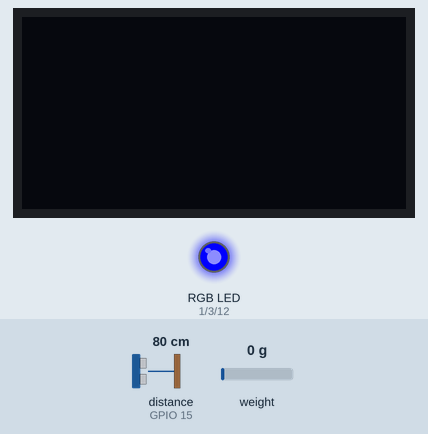
The sketch below on a simulated ESP8266 (NodeMCU). Shown: 128×64 one-colour display, an RGB LED mixed from three pins (HIGH = lit). Wiring (inferred from the names in the program): ultrasonic range finder: trigger GPIO 13; echo GPIO 15. Inputs (shaded band) come from the test bench; at power-on: weight on the scale 0 g, distance to the obstacle (sensor on GPIO 15) 80 cm. The echo pulse lasts 58.3 µs per cm; the OLED is the two-colour kind (top 16 rows yellow); WiFi joins after 1.5 s; servers stay silent unless stated; pins used as bus, display or sensor lines are not drawn; what the sketch prints to the serial monitor is not drawn.

Above: at 4.5 s.
4.6 s: weight on the scale set to 100 g
At 6.1 s:
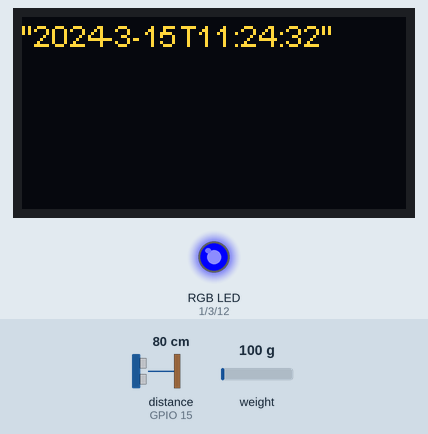
At 8.5 s:
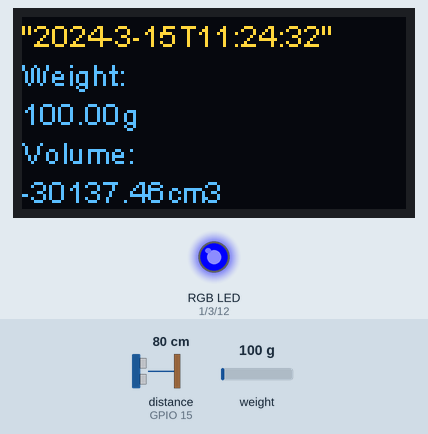
Timing chart, 0 to 10.0 s (numbered marks = the images above; inputs shaded):
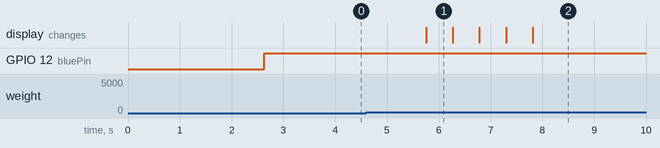

The sketch:

smart_dustbin_V5.ino
```cpp
#include "HX711.h"
#include "ESP8266WiFi.h"
#include <NTPtimeESP.h> //Include NTP library to get NTP time
#include <WiFiManager.h>
//Library for OLED
#include <Wire.h>  // Only needed for Arduino 1.6.5 and earlier
#include "SSD1306.h" // alias for `#include "SSD1306Wire.h"`


//--------NTP Time------------------------
#define DEBUG_ON
NTPtime NTPUK("uk.pool.ntp.org"); // Choose server pool as from UK
strDateTime dateTime;   //Structure to store date and time info
String JSONdateTime;

//--------WiFi Sleep-------------
const int sleepTimeSeconds = 24 * 60 * 60;

//--------Ultrasonic Range Sensor-------------
#define TRIGGER 13
#define ECHO 15
float duration, distance, volume;

//------Custom Dustbin Dimensions-----
char confLength[20] = "";
char confWidth[20] = "";
char confHeight[20] = "";

//--------Load Cell---------------------------
HX711 scale;
float weight;

//-----FoodAppee API Settings-----
WiFiClient client;                     //Create client to connect to specified IP and port defined in .connect()
const int postingInterval = 10 * 1000; //Post data every 10 seconds
const char *server = "foodappee.azurewebsites.net";
String UserId = "7";
String postData;

//----------OLED----------
SSD1306  display(0x3c, 4, 14);
String testing = "OK";

//---------RGB LED--------------
int redPin = 1;
int greenPin = 3;
int bluePin = 12;

//uncomment this line if using a Common Anode LED
//#define COMMON_ANODE

//-----Functions-----
String zeroExtend(String time);
void getDateTime();
void printMetrics();
void postJSONData();
void formatJSONString();

//###########################################
//               SETUP                      #
//###########################################
void setup()
{

  //--------Ultrasonic Range Sensor-------------
  Serial.begin(9600);
  Serial.setTimeout(2000);

  // Wait for serial to initialize.
  while (!Serial) { }
  Serial.println("Device Started");
  Serial.println("-------------------------------------");

  pinMode(TRIGGER, OUTPUT);
  pinMode(ECHO, INPUT);
  pinMode(0, OUTPUT);

  //-----RGB LED-----
  pinMode(redPin, OUTPUT);
  pinMode(greenPin, OUTPUT);
  pinMode(bluePin, OUTPUT);

  //--------Load Cell---------------------------
  Serial.println("Initializing the scale"); // parameter "gain" is ommited; the default value 128 is used by the library
  scale.begin(0, 2);                       //DOUT,SCK

  scale.set_scale(-455.f); // this value is obtained by calibrating the scale with known weights;
  scale.tare();

  //---------------------Setup WiFi and Serial-----------------------------------------
  WiFiManager wifiManager;

  // Adding an additional config on the WIFI manager webpage for the API Key and Channel ID
  WiFiManagerParameter customLenght("confLength", "Length", confLength, 20);
  WiFiManagerParameter customWidth("confWidth", "Width", confWidth, 20);
  WiFiManagerParameter customHeight("confHeight", "Height", confHeight, 20);
  wifiManager.addParameter(&customLenght);
  wifiManager.addParameter(&customWidth);
  wifiManager.addParameter(&customHeight);

  wifiManager.autoConnect("Smart Dustbin");

  strcpy(confLength, customLenght.getValue());
  strcpy(confWidth, customWidth.getValue());
  strcpy(confHeight, customHeight.getValue());

  Serial.println("The configurations are: ");
  //  if (confLength!=NULL) {
  //    Serial.println(String(confLength) + "\t" + String(confWidth) + "\t" + String(confHeight));
  //  }

  //-----------------------------------------------------------------------------------------------------
  //---------------------Get NTP Time when starting up---------------------
  getDateTime();

  //--------Ultrasonic Range Sensor-------------
  digitalWrite(TRIGGER, LOW);
  delayMicroseconds(2);

  digitalWrite(TRIGGER, HIGH);
  delayMicroseconds(10);

  digitalWrite(TRIGGER, LOW);
  duration = pulseIn(ECHO, HIGH);
  distance = (duration / 2) / 29.1;

  Serial.print(distance);   //Print distance in cm
  if (distance <= 5 ) {
    setColor(255, 0, 0);  // red
  } else {
    setColor(0, 0, 255);  // blue
  }
  Serial.println("Centimeter:");

  volume = 25 * 40 * (50 - distance);
  delay(1000);

  //--------Load Cell---------------------------
  Serial.print("one reading:\t");
  Serial.print(scale.get_units(), 2);
  Serial.print("\t| average:\t");
  weight = scale.get_units(10);
  Serial.println(weight, 2);

  scale.power_down(); // put the ADC in sleep mode
  delay(1000);
  scale.power_up();

  //-------OLED Initialisation-------
  display.init();
  display.setContrast(255);
  printMetrics();

  //----------POST data to server----------
  formatJSONString();
  postJSONData();

  //--------------------------------------------------------------------------------------------------------------

  Serial.println("ESP8266 Going into Deep Slumber for: " + String(sleepTimeSeconds) + "Seconds");
  ESP.deepSleep(sleepTimeSeconds * 1000000);    //GPIO16 to RST pin for this to work
//  delay(5000);

}

//###########################################
//                LOOP                      #
//###########################################

void loop()
{

}

//###########################################
//                Functions                 #
//###########################################

String zeroExtend(String time) {
  if (time.length() == 1) {
    return "0" + time;
  } else {
    return time;
  }
}

void getDateTime() {
  strDateTime dateTime;   //Structure to store date and time info
  Serial.println("Getting NTP Data");
  dateTime = NTPUK.getNTPtime(1.0, 0);
  while (!dateTime.valid) {
    Serial.print("Error reading NTP data");
    delay(100);
    dateTime = NTPUK.getNTPtime(1.0, 0);
  }
  Serial.println();
  byte iHour = dateTime.hour;
  String actualHour = zeroExtend(String(iHour));
  byte iMinute = dateTime.minute;
  String actualMinute = zeroExtend(String(iMinute));
  byte iSecond = dateTime.second;
  String actualSecond = zeroExtend(String(iSecond));
  int actualYear = dateTime.year;
  byte actualMonth = dateTime.month;
  byte actualDay = dateTime.day;
  byte actualDayofWeek = dateTime.dayofWeek;

  //  JSONdateTime = "\"" + String(dateTime.year) + "-" + String(dateTime.month) + "-" + String(dateTime.day) + "T" + String(dateTime.hour) + ":" + String(dateTime.minute) + ":" + String(dateTime.second) + "\"";
  JSONdateTime = "\"" + String(actualYear) + "-" + String(actualMonth) + "-" + String(actualDay) + "T" + actualHour + ":" + actualMinute + ":" + actualSecond + "\"";
  Serial.println(JSONdateTime);

}

void printMetrics() {
  // Initialize the log buffer
  // allocate memory to store 8 lines of text and 30 chars per line.
  display.setLogBuffer(5, 30);
  String tmpWeight = String(weight) + "g";
  String tmpVolume = String(volume) + "cm3";

  // Some test data
  const char* test[] = {
    JSONdateTime.c_str(), "Weight: ", tmpWeight.c_str(), "Volume: ", tmpVolume.c_str()
  };
  //Use .c_str to convert strings to char arrays

  for (uint8_t i = 0; i < 5; i++) {
    display.clear();
    // Print to the screen
    display.println(test[i]);
    // Draw it to the internal screen buffer
    display.drawLogBuffer(0, 0);
    // Display it on the screen
    display.display();
    delay(500);
  }
}


void formatJSONString()
{
  //JSON Format
  postData = "{\"UserId\":" + UserId + ",";
  postData += "\"Timestamp\":" + JSONdateTime + ",";
  postData += "\"Weight\":" + String(weight) + "}";
  Serial.println(postData);
}

void postJSONData()
{
  //----------FoodAppee API POST Data-----
  if (client.connect(server, 80))
  {
    client.println("POST /postWaste HTTP/1.1");
    client.println("Host: foodappee.azurewebsites.net");
    client.println("Content-Type: application/json");
    client.print("Content-Length: ");
    client.print(postData.length());
    client.print("\n\n");
    client.println(postData);
    client.print("\n\n");

    Serial.println("POST /postWaste HTTP/1.1");
    Serial.println("Host: foodappee.azurewebsites.net");
    Serial.println("Content-Type: application/json");
    Serial.print("Content-Length: ");
    Serial.print(postData.length());
    Serial.print("\n\n");
    Serial.println(postData);
    Serial.print("\n\n");
  }
  client.stop();          //Stop connecting to Thingspeak server
  delay(postingInterval); // wait and then post again
}

void setColor(int red, int green, int blue)
{
  #ifdef COMMON_ANODE
    red = 255 - red;
    green = 255 - green;
    blue = 255 - blue;
  #endif
  analogWrite(redPin, red);
  analogWrite(greenPin, green);
  analogWrite(bluePin, blue);
}
```

Measured:
- what the display in image 1 shows lasts 0.5 s, from 5.8 s to 6.3 s
